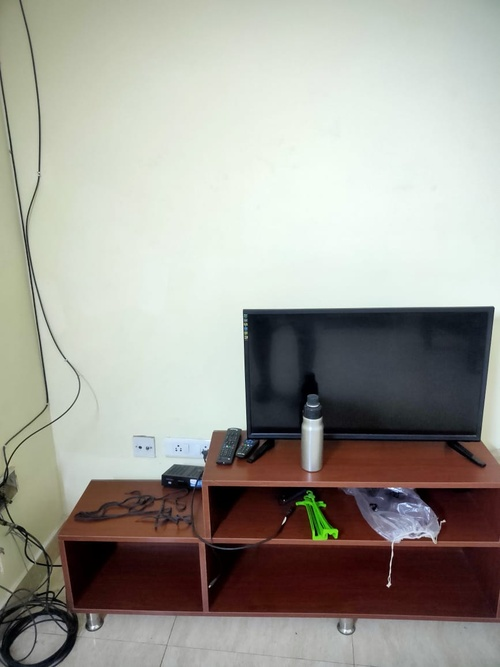
#> input picture panorama_stitching/P1.jpg, 500 x 667 px, shrunk from 867 x 1156 before the run
$ jupyter execute panorama_stitching.ipynb
#> lines starting #> are read from the running program, lines starting #| are printed output that depends on the picture
[cell 1]
import cv2
import numpy as np
import matplotlib.pyplot as plt

[cell 2]
def detect_and_match_keypoints(img1, img2):
    """Detect keypoints using SIFT and match features between two images."""
    sift = cv2.SIFT_create()

    # Convert images to grayscale
    gray1 = cv2.cvtColor(img1, cv2.COLOR_BGR2GRAY)
    gray2 = cv2.cvtColor(img2, cv2.COLOR_BGR2GRAY)

    # Detect keypoints and descriptors
    keypoints1, descriptors1 = sift.detectAndCompute(gray1, None)
    keypoints2, descriptors2 = sift.detectAndCompute(gray2, None)

    # Feature Matching using BFMatcher (Brute Force Matcher with KNN)
    bf = cv2.BFMatcher()
    matches = bf.knnMatch(descriptors1, descriptors2, k=2)

    # Apply ratio test to filter good matches
    good_matches = [m for m, n in matches if m.distance < 0.75 * n.distance]

    # Draw keypoints on images
    img1_keypoints = cv2.drawKeypoints(img1, keypoints1, None, flags=cv2.DRAW_MATCHES_FLAGS_DRAW_RICH_KEYPOINTS)
    img2_keypoints = cv2.drawKeypoints(img2, keypoints2, None, flags=cv2.DRAW_MATCHES_FLAGS_DRAW_RICH_KEYPOINTS)

    return keypoints1, keypoints2, good_matches, img1_keypoints, img2_keypoints

def stitch_images(img1, img2):
    """Find homography and stitch two images together."""
    keypoints1, keypoints2, good_matches, img1_kp, img2_kp = detect_and_match_keypoints(img1, img2)

    # Extract location of matched keypoints
    if len(good_matches) > 4:
        src_pts = np.float32([keypoints1[m.queryIdx].pt for m in good_matches]).reshape(-1, 1, 2)
        dst_pts = np.float32([keypoints2[m.trainIdx].pt for m in good_matches]).reshape(-1, 1, 2)

        # Compute homography
        H, mask = cv2.findHomography(dst_pts, src_pts, cv2.RANSAC, 5.0)

        # Warp img2 to img1's perspective
        height, width, _ = img1.shape
        warped_img2 = cv2.warpPerspective(img2, H, (width * 2, height))  # Increase width to avoid cutoff

        # Blend the images together
        stitched_img = warped_img2.copy()
        stitched_img[0:height, 0:width] = img1

        return stitched_img, img1_kp, img2_kp
    else:
        print("Not enough matches found!")
        return None, None, None

# Load images
img1 = cv2.imread("P1.jpg")
#> img1 is the input picture: shape (667, 500, 3); mean B, G, R 150.6, 158.3, 160.1
img2 = cv2.imread("P2.jpg")
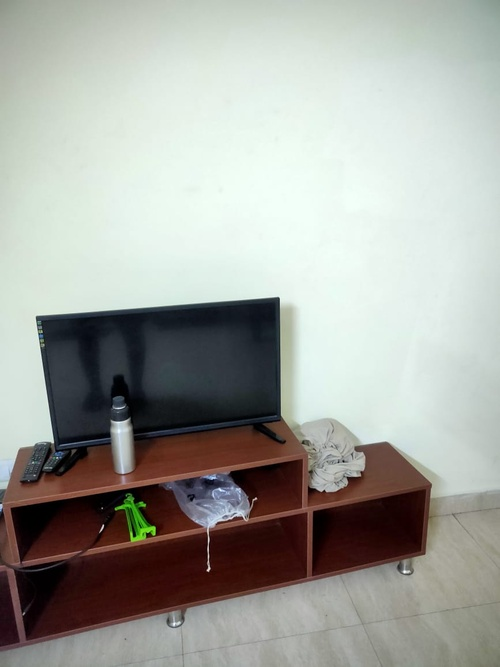
#> input picture panorama_stitching/P2.jpg, 500 x 667 px, shrunk from 867 x 1156 before the run
#> img2 is the input picture: shape (667, 500, 3); mean B, G, R 158, 164, 162.5
img3 = cv2.imread("P3.jpg")
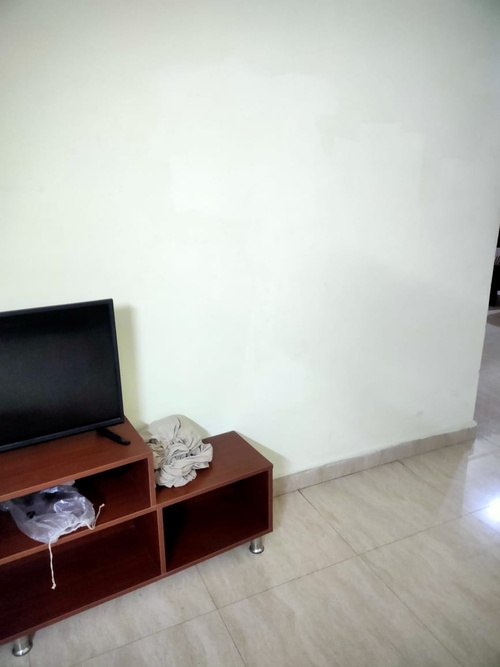
#> input picture panorama_stitching/P3.jpg, 500 x 667 px, shrunk from 867 x 1156 before the run
#> img3 is the input picture: shape (667, 500, 3); mean B, G, R 171.7, 177.1, 177.8

# Stitch P1 and P2
stitched_P12, kp1, kp2 = stitch_images(img1, img2)
#> in detect_and_match_keypoints, `keypoints1, descriptors1 = sift.detectAndCompute(gray1, None)`: keypoints1 = 423 keypoints; strongest (x, y, size): (312, 429, 14.1), (193, 482, 4.2), (140, 447, 1.8), (261, 326, 26.2)
#> in detect_and_match_keypoints, `keypoints2, descriptors2 = sift.detectAndCompute(gray2, None)`: keypoints2 = 355 keypoints; strongest (x, y, size): (208, 570, 2.1), (121, 432, 14.7), (256, 324, 39.9), (386, 519, 66.9)
#> in detect_and_match_keypoints, `matches = bf.knnMatch(descriptors1, descriptors2, k=2)`: matches = 423 matches
#> in detect_and_match_keypoints, `good_matches = [m for m, n in matches if m.distance < 0.75 * n.distance]`: good_matches = 109 matches
#> in stitch_images, `src_pts = np.float32([keypoints1[m.queryIdx].pt for m in good_matches]..`: src_pts = 109 rows, first 8: [12.11, 654.6], [85.04, 491.8], [94.61, 629.9], [96.82, 626.4], [105.6, 619.4], [115.1, 615.5], [124.2, 612.9], [147.3, 448.2]
#> in stitch_images, `dst_pts = np.float32([keypoints2[m.trainIdx].pt for m in good_matches]..`: dst_pts = 109 rows, first 8: [283.2, 413.9], [9.58, 594.5], [176.2, 626.5], [178.8, 622.7], [185.7, 615.5], [268.2, 592], [139.2, 617.6], [336.4, 447.3]
#> in stitch_images, `H, mask = cv2.findHomography(dst_pts, src_pts, cv2.RANSAC, 5.0)`: H = [[0.73, -0.0705, 235.3], [-0.115, 0.943, 12.19], [-0.000572, 3.07e-05, 1]]; mask = 109 values, max 1 at index 9, min 0 at index 0, mean 0.826
cv2.imwrite("model1_stitched_P12.jpg", stitched_P12)

# Save keypoints images for P1 and P2
cv2.imwrite("model1_P1_keypoints.jpg", kp1)
cv2.imwrite("model1_P2_keypoints.jpg", kp2)

# Display keypoints for P1 and P2
plt.figure(figsize=(12, 6))
plt.subplot(1, 2, 1)
plt.imshow(cv2.cvtColor(kp1, cv2.COLOR_BGR2RGB))
plt.title("Keypoints in model1_P1")
plt.axis("off")

plt.subplot(1, 2, 2)
plt.imshow(cv2.cvtColor(kp2, cv2.COLOR_BGR2RGB))
plt.title("Keypoints in model1_P2")
plt.axis("off")
plt.show()

# Load stitched image P12
img_P12 = cv2.imread("model1_stitched_P12.jpg")

# Stitch P12 and P3
final_panorama, kp12, kp3 = stitch_images(img_P12, img3)
#> in detect_and_match_keypoints (call 2), `gray2 = cv2.cvtColor(img2, cv2.COLOR_BGR2GRAY)`:
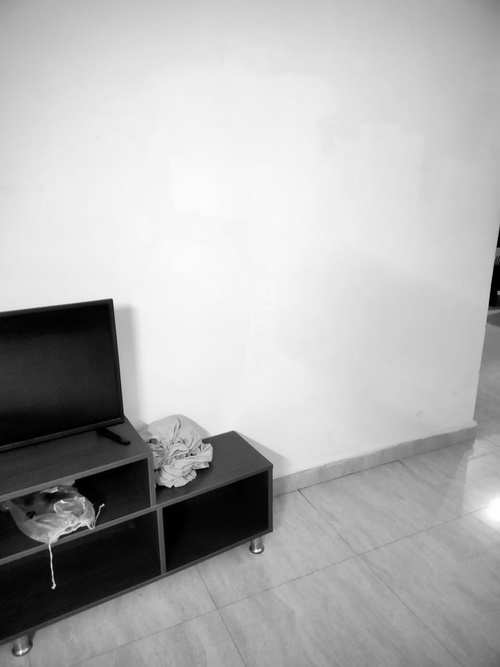
#> gray2: shape (667, 500); min 0, max 254, mean 176.8
#> in detect_and_match_keypoints (call 2), `keypoints1, descriptors1 = sift.detectAndCompute(gray1, None)`: keypoints1 = 572 keypoints; strongest (x, y, size): (312, 429, 14.1), (193, 482, 4.2), (140, 447, 1.8), (261, 326, 26.2)
#> in detect_and_match_keypoints (call 2), `keypoints2, descriptors2 = sift.detectAndCompute(gray2, None)`: keypoints2 = 213 keypoints; strongest (x, y, size): (53, 587, 2.3), (236, 502, 63.2), (88, 329, 44.9), (62, 501, 2.2)
#> in detect_and_match_keypoints (call 2), `matches = bf.knnMatch(descriptors1, descriptors2, k=2)`: matches = 572 matches
#> in detect_and_match_keypoints (call 2), `good_matches = [m for m, n in matches if m.distance < 0.75 * n.distance]`: good_matches = 83 matches
#> in detect_and_match_keypoints (call 2), `img1_keypoints = cv2.drawKeypoints(img1, keypoints1, None, flags=cv2.D..`:
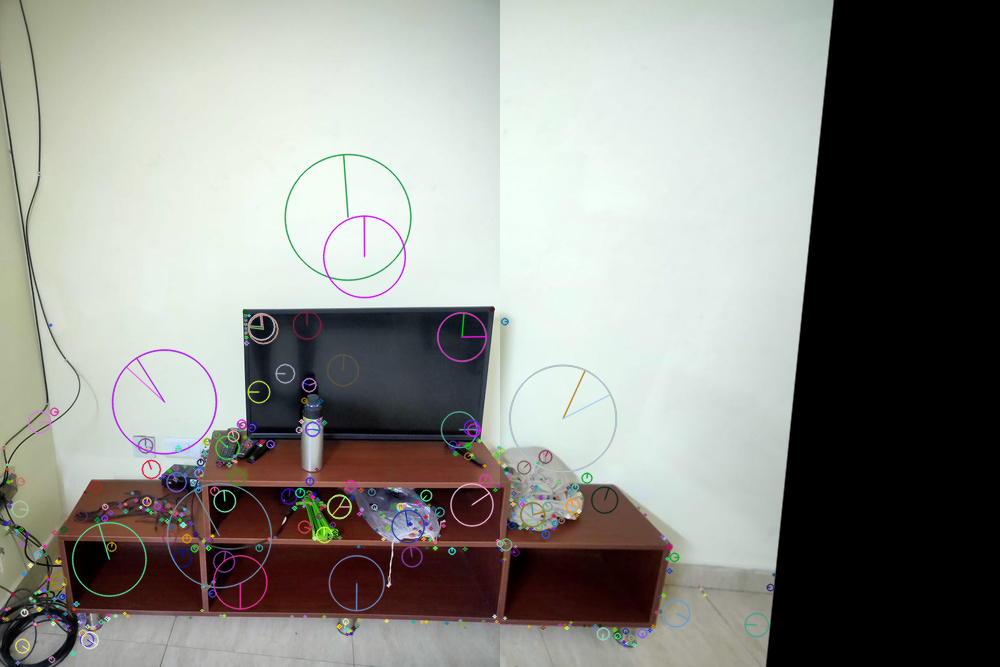
#> img1_keypoints: shape (667, 1000, 3); mean B, G, R 135.3, 140.5, 139.6
#> in stitch_images (call 2), `src_pts = np.float32([keypoints1[m.queryIdx].pt for m in good_matches]..`: src_pts = 83 rows, first 8: [75.95, 603.7], [92.28, 627.4], [92.28, 627.4], [94.6, 629.9], [96.82, 626.4], [100.9, 621.6], [175.2, 467.5], [200.3, 462.1]
#> in stitch_images (call 2), `dst_pts = np.float32([keypoints2[m.trainIdx].pt for m in good_matches]..`: dst_pts = 83 rows, first 8: [82.35, 512.2], [255.9, 550.7], [255.9, 550.7], [23.34, 654], [26.25, 649.2], [29.86, 643.8], [271.3, 530.4], [473.9, 423.6]
#> in stitch_images (call 2), `H, mask = cv2.findHomography(dst_pts, src_pts, cv2.RANSAC, 5.0)`: H = [[0.5, -0.125, 423], [-0.203, 0.982, 6.92], [-0.00102, 5.92e-05, 1]]; mask = 83 values, max 1 at index 12, min 0 at index 0, mean 0.663
#> in stitch_images (call 2), `stitched_img[0:height, 0:width] = img1`:
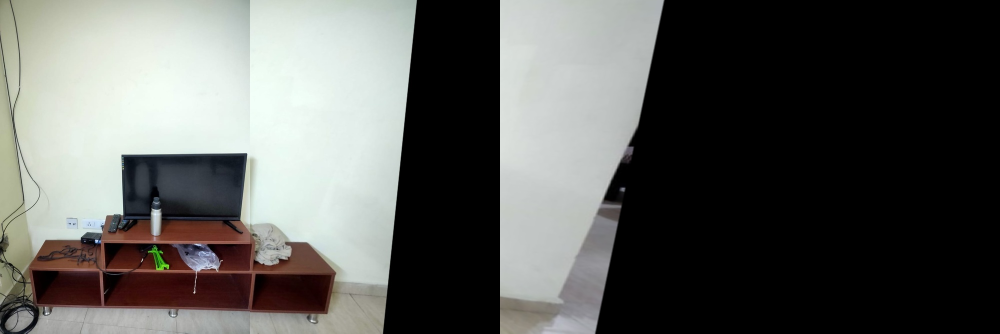
#> stitched_img: shape (667, 2000, 3) (shown at 1/2 size); mean B, G, R 91.3, 94.3, 93.4

# Save keypoints images for P12 and P3
cv2.imwrite("model1_P12_keypoints.jpg", kp12)
cv2.imwrite("model1_P3_keypoints.jpg", kp3)

# Save the final panorama
cv2.imwrite("model1_final_panorama.jpg", final_panorama)

# Display keypoints for P12 and P3
plt.figure(figsize=(12, 6))
plt.subplot(1, 2, 1)
plt.imshow(cv2.cvtColor(kp12, cv2.COLOR_BGR2RGB))
plt.title("Keypoints in model1_P12")
plt.axis("off")

plt.subplot(1, 2, 2)
plt.imshow(cv2.cvtColor(kp3, cv2.COLOR_BGR2RGB))
plt.title("Keypoints in model1_P3")
plt.axis("off")
plt.show()
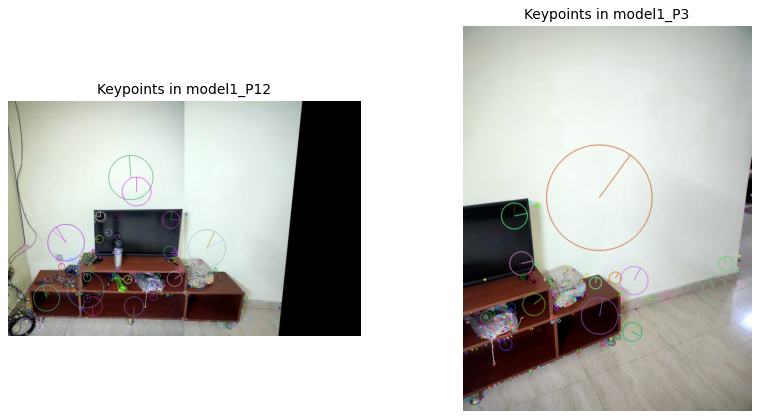
#> figure drawn by matplotlib, 2 panels

# Display final panorama
plt.figure(figsize=(12, 6))
plt.imshow(cv2.cvtColor(final_panorama, cv2.COLOR_BGR2RGB))
plt.title("model1 Final Panorama")
plt.axis("off")
plt.show()

[cell 3]
def detect_and_match_keypoints(img1, img2):
    """Detect keypoints using SIFT and match features between two images."""
    sift = cv2.SIFT_create()

    # Convert images to grayscale
    gray1 = cv2.cvtColor(img1, cv2.COLOR_BGR2GRAY)
    gray2 = cv2.cvtColor(img2, cv2.COLOR_BGR2GRAY)

    # Detect keypoints and descriptors
    keypoints1, descriptors1 = sift.detectAndCompute(gray1, None)
    keypoints2, descriptors2 = sift.detectAndCompute(gray2, None)

    # Feature Matching using BFMatcher (Brute Force Matcher with KNN)
    bf = cv2.BFMatcher()
    matches = bf.knnMatch(descriptors1, descriptors2, k=2)

    # Apply ratio test to filter good matches
    good_matches = [m for m, n in matches if m.distance < 0.75 * n.distance]

    return keypoints1, keypoints2, good_matches

def compute_homography(img1, img2, img1_name, img2_name):
    """Find homography between two images using matched keypoints."""
    keypoints1, keypoints2, good_matches = detect_and_match_keypoints(img1, img2)

    if len(good_matches) > 4:
        src_pts = np.float32([keypoints1[m.queryIdx].pt for m in good_matches]).reshape(-1, 1, 2)
        dst_pts = np.float32([keypoints2[m.trainIdx].pt for m in good_matches]).reshape(-1, 1, 2)

        # Compute homography using RANSAC
        H, mask = cv2.findHomography(dst_pts, src_pts, cv2.RANSAC, 5.0)

        # Save matched keypoints visualization
        match_img = cv2.drawMatches(img1, keypoints1, img2, keypoints2, good_matches, None, flags=cv2.DrawMatchesFlags_NOT_DRAW_SINGLE_POINTS)
        cv2.imwrite(f"model2_{img1_name}_to_{img2_name}_matches.jpg", match_img)

        return H
    else:
        print(f"Not enough matches found between {img1_name} and {img2_name}!")
        return None

def stitch_images(images, image_names):
    """Stitch multiple images together using homography transformations."""
    base_img = images[0]  # First image as reference
    result = base_img.copy()

    # Set final panorama size (increase width to prevent cutoff)
    height, width, _ = base_img.shape
#> height = 667; width = 500
    panorama = cv2.warpPerspective(base_img, np.eye(3), (width * 3, height))

    cv2.imwrite("model2_base_image.jpg", base_img)

    for i in range(1, len(images)):
        H = compute_homography(base_img, images[i], image_names[0], image_names[i])

        if H is None:
            print(f"Skipping image {i+1} due to insufficient matches.")
            continue

        # Warp the next image into the panorama
        warped_img = cv2.warpPerspective(images[i], H, (width * 3, height))

        # Save each intermediate warp result
        cv2.imwrite(f"model2_warped_{image_names[i]}.jpg", warped_img)

        # Blend the images by overlaying non-black pixels
        panorama = np.where(warped_img > 0, warped_img, panorama)
#> this loop made 2 passes
#> pass 1, in compute_homography, `match_img = cv2.drawMatches(img1, keypoints1, img2, keypoints2, good_m..`:
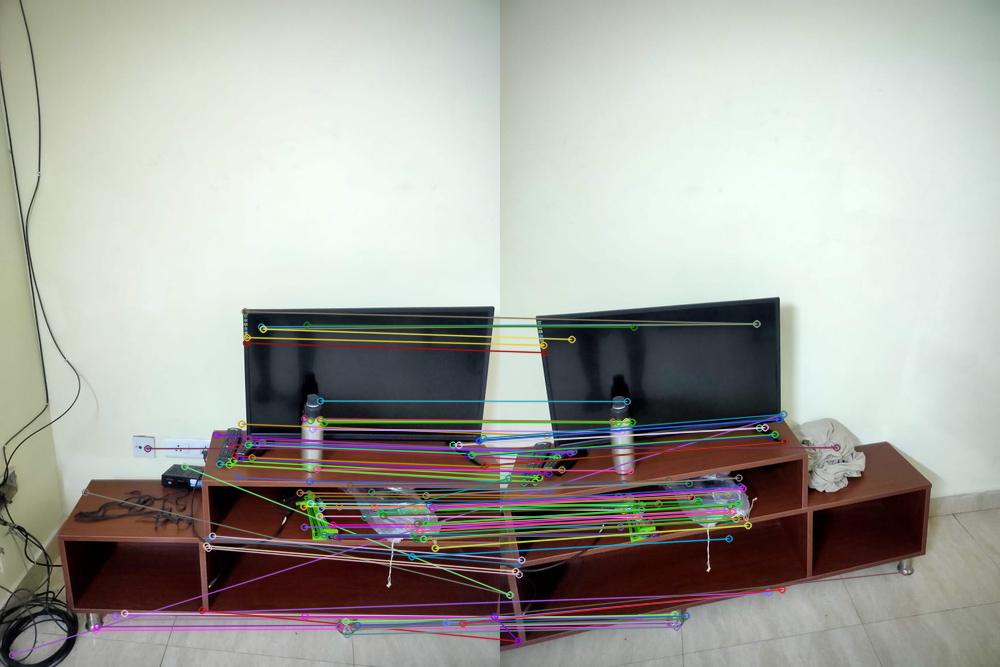
#> match_img: shape (667, 1000, 3); mean B, G, R 158.4, 164.6, 164.3
#> pass 1, in stitch_images, `panorama = np.where(warped_img > 0, warped_img, panorama)`:
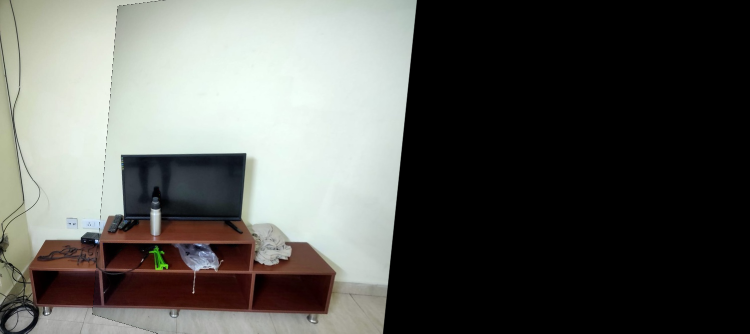
#> panorama: shape (667, 1500, 3) (shown at 1/2 size); mean of channels 0, 1, 2 88.3, 92.3, 91.3; drawn as B, G, R
#> after the loop:
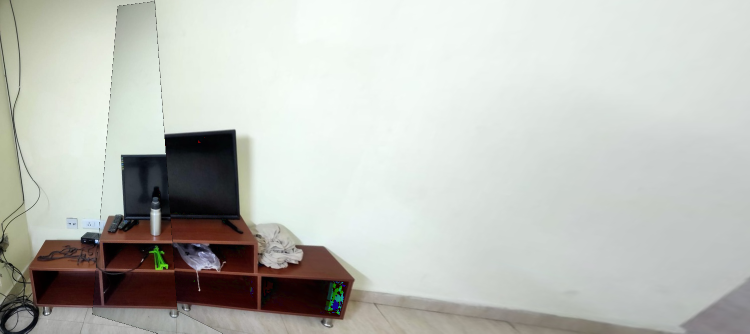
#> panorama: shape (667, 1500, 3) (shown at 1/2 size); mean B, G, R 186.8, 192.5, 190.3

    return panorama

# Load images
img1 = cv2.imread("P1.jpg")
img2 = cv2.imread("P2.jpg")
img3 = cv2.imread("P3.jpg")

# Stitch all images at once
final_panorama = stitch_images([img1, img2, img3], ["P1", "P2", "P3"])

# Save the final panorama
cv2.imwrite("model2_final_panorama.jpg", final_panorama)

# Display final panorama
plt.figure(figsize=(12, 6))
plt.imshow(cv2.cvtColor(final_panorama, cv2.COLOR_BGR2RGB))
plt.title("model2 Final Panorama (All Images at Once)")
plt.axis("off")
plt.show()

[cell 4]
img1 = cv2.imread('P1.jpg')
img2 = cv2.imread('P2.jpg')
img3 = cv2.imread('P3.jpg')

# Initialize OpenCV's Stitcher
stitcher = cv2.Stitcher.create()
status, panorama = stitcher.stitch([img1, img2, img3])
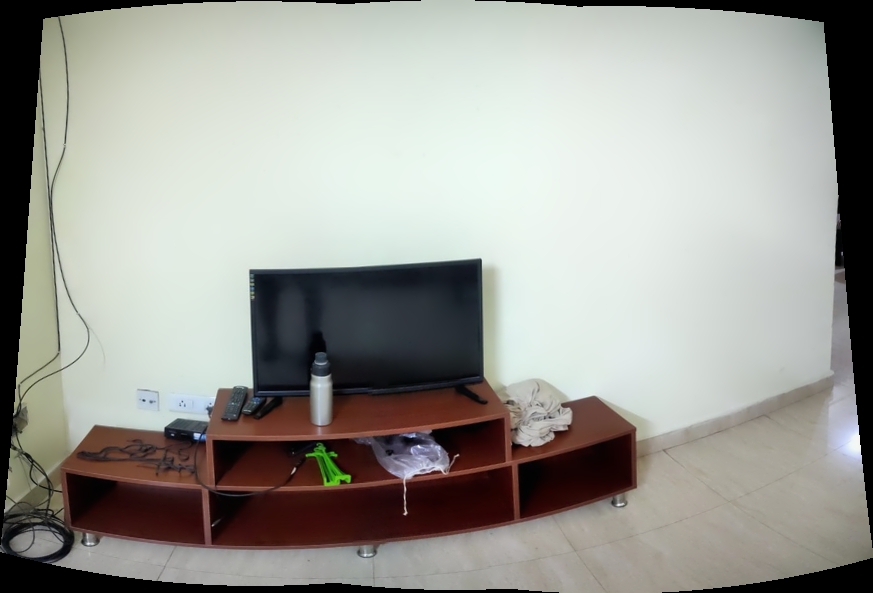
#> panorama: shape (593, 873, 3); mean B, G, R 149.5, 155.6, 155.5
#> status = 0

# Save and display result
cv2.imwrite("model3_final_panorama.jpg", panorama)

# Show panorama using Matplotlib
plt.figure(figsize=(12, 6))
plt.imshow(cv2.cvtColor(panorama, cv2.COLOR_BGR2RGB))  # Convert BGR to RGB for correct colors
plt.axis("off")
plt.title("model3 Final Stitched Panorama")
plt.show()
